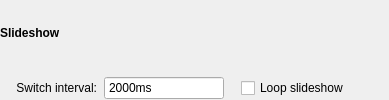
                <widget class="QWidget" name="slideshowGroup" native="true">
                 <property name="accessibleName">
                  <string notr="true">SGroup</string>
                 </property>
                 <layout class="QVBoxLayout" name="verticalLayout_18">
                  <property name="leftMargin">
                   <number>0</number>
                  </property>
                  <property name="topMargin">
                   <number>0</number>
                  </property>
                  <property name="rightMargin">
                   <number>0</number>
                  </property>
                  <property name="bottomMargin">
                   <number>0</number>
                  </property>
                  <item>
                   <layout class="QHBoxLayout" name="horizontalLayout_34">
                    <property name="leftMargin">
                     <number>0</number>
                    </property>
                    <property name="topMargin">
                     <number>0</number>
                    </property>
                    <property name="rightMargin">
                     <number>0</number>
                    </property>
                    <property name="bottomMargin">
                     <number>0</number>
                    </property>
                    <item>
                     <widget class="QLabel" name="label_42">
                      <property name="font">
                       <font>
                        <bold>true</bold>
                       </font>
                      </property>
                      <property name="text">
                       <string>Slideshow</string>
                      </property>
                     </widget>
                    </item>
                    <item>
                     <widget class="QWidget" name="widget_8" native="true">
                      <property name="sizePolicy">
                       <sizepolicy hsizetype="Expanding" vsizetype="Preferred">
                        <horstretch>0</horstretch>
                        <verstretch>0</verstretch>
                       </sizepolicy>
                      </property>
                      <property name="accessibleName">
                       <string notr="true">SLine</string>
                      </property>
                     </widget>
                    </item>
                   </layout>
                  </item>
                  <item>
                   <layout class="QHBoxLayout" name="horizontalLayout_35">
                    <property name="spacing">
                     <number>7</number>
                    </property>
                    <property name="leftMargin">
                     <number>16</number>
                    </property>
                    <property name="topMargin">
                     <number>4</number>
                    </property>
                    <item>
                     <widget class="QLabel" name="label_27">
                      <property name="text">
                       <string>Switch interval:</string>
                      </property>
                      <property name="alignment">
                       <set>Qt::AlignRight|Qt::AlignTrailing|Qt::AlignVCenter</set>
                      </property>
                     </widget>
                    </item>
                    <item>
                     <widget class="QSpinBox" name="slideshowIntervalSpinBox">
                      <property name="sizePolicy">
                       <sizepolicy hsizetype="Minimum" vsizetype="Preferred">
                        <horstretch>0</horstretch>
                        <verstretch>0</verstretch>
                       </sizepolicy>
                      </property>
                      <property name="minimumSize">
                       <size>
                        <width>120</width>
                        <height>24</height>
                       </size>
                      </property>
                      <property name="frame">
                       <bool>true</bool>
                      </property>
                      <property name="alignment">
                       <set>Qt::AlignLeading|Qt::AlignLeft|Qt::AlignVCenter</set>
                      </property>
                      <property name="buttonSymbols">
                       <enum>QAbstractSpinBox::NoButtons</enum>
                      </property>
                      <property name="suffix">
                       <string>ms</string>
                      </property>
                      <property name="minimum">
                       <number>500</number>
                      </property>
                      <property name="maximum">
                       <number>65535</number>
                      </property>
                      <property name="value">
                       <number>2000</number>
                      </property>
                     </widget>
                    </item>
                    <item>
                     <spacer name="horizontalSpacer_27">
                      <property name="orientation">
                       <enum>Qt::Horizontal</enum>
                      </property>
                      <property name="sizeType">
                       <enum>QSizePolicy::Fixed</enum>
                      </property>
                      <property name="sizeHint" stdset="0">
                       <size>
                        <width>10</width>
                        <height>10</height>
                       </size>
                      </property>
                     </spacer>
                    </item>
                    <item>
                     <widget class="QCheckBox" name="loopSlideshowCheckBox">
                      <property name="text">
                       <string>Loop slideshow</string>
                      </property>
                     </widget>
                    </item>
                    <item>
                     <spacer name="horizontalSpacer_16">
                      <property name="orientation">
                       <enum>Qt::Horizontal</enum>
                      </property>
                      <property name="sizeHint" stdset="0">
                       <size>
                        <width>40</width>
                        <height>20</height>
                       </size>
                      </property>
                     </spacer>
                    </item>
                   </layout>
                  </item>
                 </layout>
                </widget>
